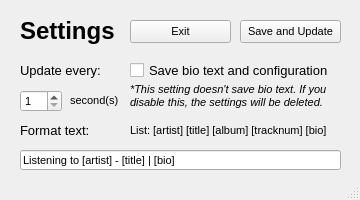
<?xml version="1.0" encoding="UTF-8"?>
<ui version="4.0">
 <class>MainWindow</class>
 <widget class="QMainWindow" name="MainWindow">
  <property name="windowModality">
   <enum>Qt::NonModal</enum>
  </property>
  <property name="enabled">
   <bool>true</bool>
  </property>
  <property name="geometry">
   <rect>
    <x>0</x>
    <y>0</y>
    <width>360</width>
    <height>200</height>
   </rect>
  </property>
  <property name="sizePolicy">
   <sizepolicy hsizetype="Fixed" vsizetype="Fixed">
    <horstretch>0</horstretch>
    <verstretch>0</verstretch>
   </sizepolicy>
  </property>
  <property name="minimumSize">
   <size>
    <width>360</width>
    <height>200</height>
   </size>
  </property>
  <property name="maximumSize">
   <size>
    <width>360</width>
    <height>200</height>
   </size>
  </property>
  <property name="font">
   <font>
    <family>Segoe UI</family>
    <pointsize>8</pointsize>
   </font>
  </property>
  <property name="cursor">
   <cursorShape>ArrowCursor</cursorShape>
  </property>
  <property name="contextMenuPolicy">
   <enum>Qt::NoContextMenu</enum>
  </property>
  <property name="windowTitle">
   <string>WAPresence - Settings</string>
  </property>
  <property name="windowIcon">
   <iconset>
    <normaloff>icon.ico</normaloff>icon.ico</iconset>
  </property>
  <property name="iconSize">
   <size>
    <width>128</width>
    <height>128</height>
   </size>
  </property>
  <property name="tabShape">
   <enum>QTabWidget::Rounded</enum>
  </property>
  <widget class="QWidget" name="centralwidget">
   <property name="contextMenuPolicy">
    <enum>Qt::NoContextMenu</enum>
   </property>
   <widget class="QLabel" name="SettingsText">
    <property name="geometry">
     <rect>
      <x>20</x>
      <y>10</y>
      <width>101</width>
      <height>41</height>
     </rect>
    </property>
    <property name="font">
     <font>
      <family>Segoe UI</family>
      <pointsize>18</pointsize>
      <weight>75</weight>
      <bold>true</bold>
     </font>
    </property>
    <property name="text">
     <string>Settings</string>
    </property>
    <property name="textFormat">
     <enum>Qt::MarkdownText</enum>
    </property>
   </widget>
   <widget class="QLabel" name="UpdateEverySecondText">
    <property name="geometry">
     <rect>
      <x>70</x>
      <y>90</y>
      <width>51</width>
      <height>21</height>
     </rect>
    </property>
    <property name="text">
     <string>second(s)</string>
    </property>
   </widget>
   <widget class="QLabel" name="UpdateEveryText">
    <property name="geometry">
     <rect>
      <x>20</x>
      <y>60</y>
      <width>91</width>
      <height>21</height>
     </rect>
    </property>
    <property name="font">
     <font>
      <family>Segoe UI</family>
      <pointsize>10</pointsize>
     </font>
    </property>
    <property name="text">
     <string>Update every:</string>
    </property>
   </widget>
   <widget class="QPushButton" name="SaveButton">
    <property name="geometry">
     <rect>
      <x>240</x>
      <y>20</y>
      <width>101</width>
      <height>23</height>
     </rect>
    </property>
    <property name="text">
     <string>Save and Update</string>
    </property>
   </widget>
   <widget class="QLabel" name="FormatText">
    <property name="geometry">
     <rect>
      <x>20</x>
      <y>120</y>
      <width>91</width>
      <height>21</height>
     </rect>
    </property>
    <property name="font">
     <font>
      <family>Segoe UI</family>
      <pointsize>10</pointsize>
     </font>
    </property>
    <property name="text">
     <string>Format text:</string>
    </property>
   </widget>
   <widget class="QLineEdit" name="FormatTextBox">
    <property name="geometry">
     <rect>
      <x>20</x>
      <y>150</y>
      <width>321</width>
      <height>20</height>
     </rect>
    </property>
    <property name="text">
     <string>Listening to [artist] - [title] | [bio]</string>
    </property>
    <property name="placeholderText">
     <string>Enter format here</string>
    </property>
   </widget>
   <widget class="QPushButton" name="ExitButton">
    <property name="geometry">
     <rect>
      <x>130</x>
      <y>20</y>
      <width>101</width>
      <height>23</height>
     </rect>
    </property>
    <property name="text">
     <string>Exit</string>
    </property>
   </widget>
   <widget class="QSpinBox" name="UpdateEveryBox">
    <property name="geometry">
     <rect>
      <x>20</x>
      <y>90</y>
      <width>42</width>
      <height>22</height>
     </rect>
    </property>
    <property name="minimum">
     <number>1</number>
    </property>
    <property name="maximum">
     <number>59</number>
    </property>
   </widget>
   <widget class="QLabel" name="FormatLabel">
    <property name="geometry">
     <rect>
      <x>130</x>
      <y>120</y>
      <width>211</width>
      <height>21</height>
     </rect>
    </property>
    <property name="text">
     <string>List: [artist] [title] [album] [tracknum] [bio]</string>
    </property>
   </widget>
   <widget class="QCheckBox" name="SaveConfigCheck">
    <property name="geometry">
     <rect>
      <x>130</x>
      <y>60</y>
      <width>201</width>
      <height>21</height>
     </rect>
    </property>
    <property name="font">
     <font>
      <family>Segoe UI</family>
      <pointsize>10</pointsize>
     </font>
    </property>
    <property name="text">
     <string>Save bio text and configuration</string>
    </property>
    <property name="checked">
     <bool>false</bool>
    </property>
   </widget>
   <widget class="QLabel" name="SaveConfigLabel">
    <property name="geometry">
     <rect>
      <x>130</x>
      <y>80</y>
      <width>211</width>
      <height>31</height>
     </rect>
    </property>
    <property name="font">
     <font>
      <family>Segoe UI</family>
      <pointsize>8</pointsize>
      <italic>true</italic>
     </font>
    </property>
    <property name="cursor">
     <cursorShape>WhatsThisCursor</cursorShape>
    </property>
    <property name="text">
     <string>*This setting doesn't save bio text. If you 
disable this, the settings will be deleted.</string>
    </property>
    <property name="textFormat">
     <enum>Qt::AutoText</enum>
    </property>
   </widget>
  </widget>
  <widget class="QMenuBar" name="menubar">
   <property name="geometry">
    <rect>
     <x>0</x>
     <y>0</y>
     <width>360</width>
     <height>19</height>
    </rect>
   </property>
  </widget>
  <widget class="QStatusBar" name="statusbar"/>
 </widget>
 <resources>
  <include location="resource.qrc"/>
 </resources>
 <connections/>
</ui>
